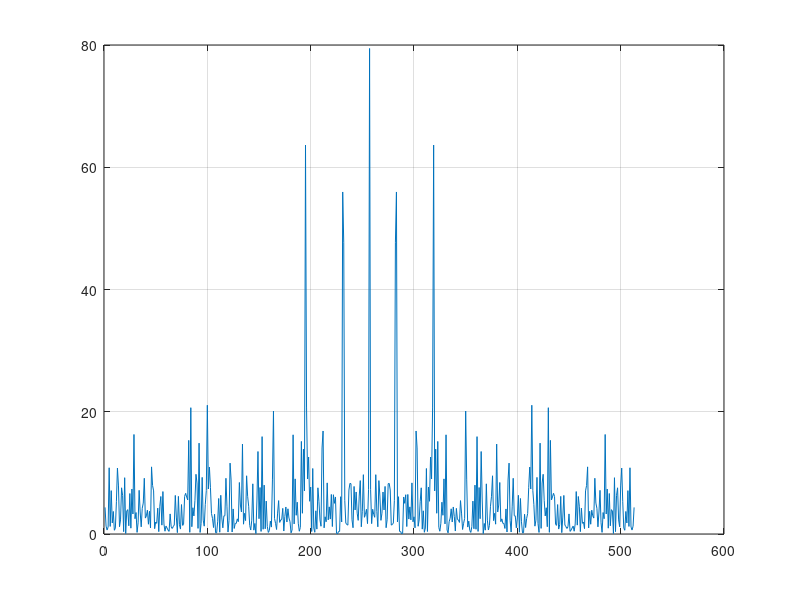

Write the MATLAB code that produced this figure.
rand('state',0);
t=0:0.001:0.512;
x=sin(2*pi*50*t)+sin(2*pi*120*t);
y=x+2*randn(size(t))+0.3;
Y=fft(y);
Pyy=Y.*conj(Y)/512;
f=1000*(0:255)/512;
plot(f,Pyy(1:256))
grid

Y=fftshift(Y);
Pyy=Y.*conj(Y)/512;
plot(Pyy)
grid
